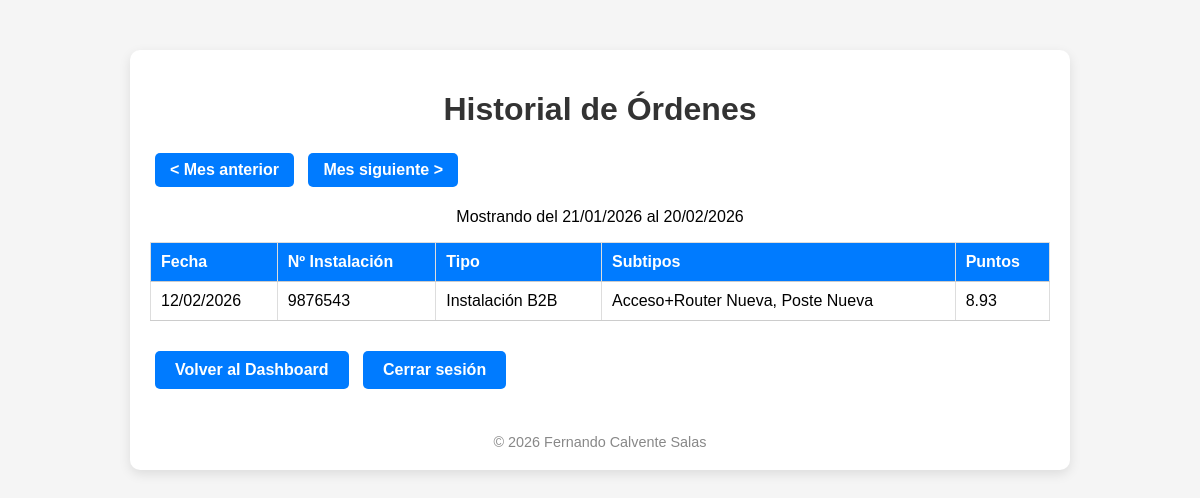
The page /historial (signed in) on the database as committed earlier.
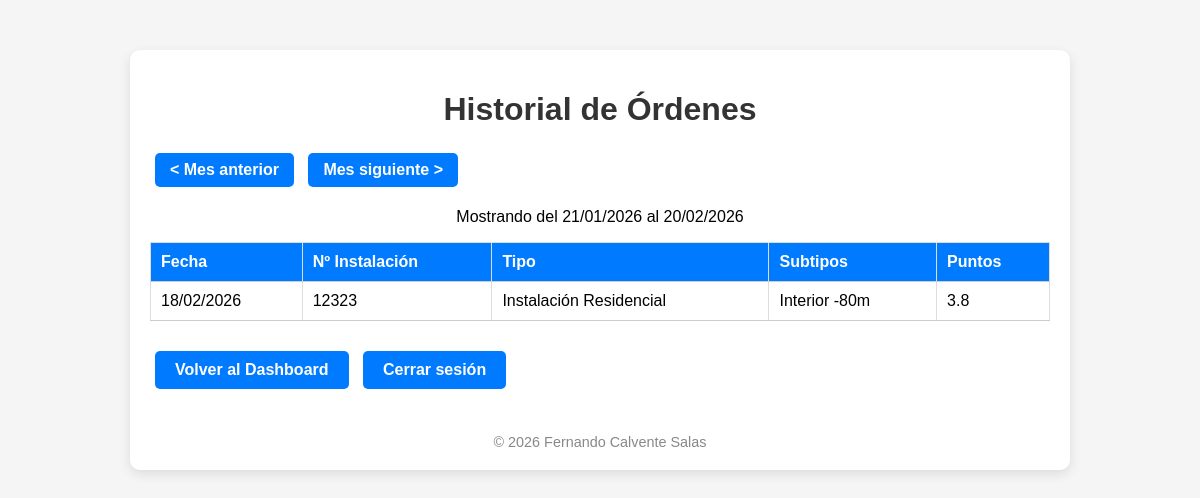
The same page on the database as committed later.
### app.py (models this page shows)
class Orden(db.Model):
    id = db.Column(db.Integer, primary_key=True)
    user_id = db.Column(db.Integer, db.ForeignKey('user.id'))
    numero_instalacion = db.Column(db.String(50))
    fecha = db.Column(db.Date)
    tipo = db.Column(db.String(50))
    subtipos = db.Column(db.String(200))
    puntos = db.Column(db.Float)

### app.py (the view)
@login_required
@app.route("/historial")
def historial():
    mes = request.args.get('mes', type=int)
    año = request.args.get('anio', type=int)
    hoy = date.today()
    if not mes or not año:
        if hoy.day > 20:
            mes = hoy.month
            año = hoy.year
        else:
            mes = hoy.month - 1 if hoy.month > 1 else 12
            año = hoy.year if hoy.month > 1 else hoy.year - 1
    inicio = date(año, mes, 21)
    if mes == 12:
        fin = date(año + 1, 1, 20)
    else:
        fin = date(año, mes + 1, 20)
    inicio_dt = datetime.combine(inicio, time.min)
    fin_dt = datetime.combine(fin, time.max)
    if current_user.admin:
        ordenes = Orden.query.join(User).order_by(Orden.fecha.desc()).all()
    else:
        ordenes = Orden.query.filter(
            Orden.user_id == current_user.id,
            Orden.fecha >= inicio_dt,
            Orden.fecha <= fin_dt
        ).order_by(Orden.fecha.desc()).all()
    mes_anterior = mes - 1 if mes > 1 else 12
    año_anterior = año if mes > 1 else año - 1
    mes_siguiente = mes + 1 if mes < 12 else 1
    año_siguiente = año if mes < 12 else año + 1
    return render_template(
        "historial.html",
        ordenes=ordenes,
        inicio=inicio,
        fin=fin,
        mes_anterior=mes_anterior,
        año_anterior=año_anterior,
        mes_siguiente=mes_siguiente,
        año_siguiente=año_siguiente
    )

### app.py (called while the page is built)
@login_manager.user_loader
def load_user(user_id):
    return User.query.get(int(user_id))

### templates/historial.html (shortened to what this page needs)
<!DOCTYPE html>
<html lang="es">
<head>
    <link rel="stylesheet" href="{{ url_for('static', filename='style.css') }}">
</head>
<body>
    <div class="container">
        <h1>Historial de Órdenes</h1>
        <div>
            <a href="{{ url_for('historial', mes=mes_anterior, anio=año_anterior) }}" class="btn-nav">&lt; Mes anterior</a>
            <a href="{{ url_for('historial', mes=mes_siguiente, anio=año_siguiente) }}" class="btn-nav">Mes siguiente &gt;</a>
        </div>
        <p style="text-align:center;">Mostrando del {{ inicio.strftime('%d/%m/%Y') }} al {{ fin.strftime('%d/%m/%Y') }}</p>
        <table>
            <tr>
                <th>Fecha</th>
                <th>Nº Instalación</th>
                <th>Tipo</th>
                <th>Subtipos</th>
                <th>Puntos</th>
            </tr>
            {% for orden in ordenes %}
            <tr>
                <td>{{ orden.fecha.strftime('%d/%m/%Y') }}</td>
                <td>{{ orden.numero_instalacion }}</td>
                <td>{{ orden.tipo }}</td>
                <td>{{ orden.subtipos }}</td>
                <td>{{ orden.puntos }}</td>
            </tr>
            {% endfor %}
        </table>
        <a href="{{ url_for('dashboard') }}" class="btn-volver">Volver al Dashboard</a>
        <a href="{{ url_for('logout') }}" class="btn-volver">Cerrar sesión</a>
        <div class="creditos">
            © 2026 Fernando Calvente Salas
        </div>
    </div>
</body>
</html>

Rows that differ between the two databases and show on the page:
removed Orden: fecha "12/02/2026", numero_instalacion "9876543", tipo "Instalación B2B", subtipos "Acceso+Router Nueva, Poste Nueva", puntos "8.93"
added Orden: fecha "18/02/2026", numero_instalacion "12323", tipo "Instalación Residencial", subtipos "Interior -80m", puntos "3.8"
